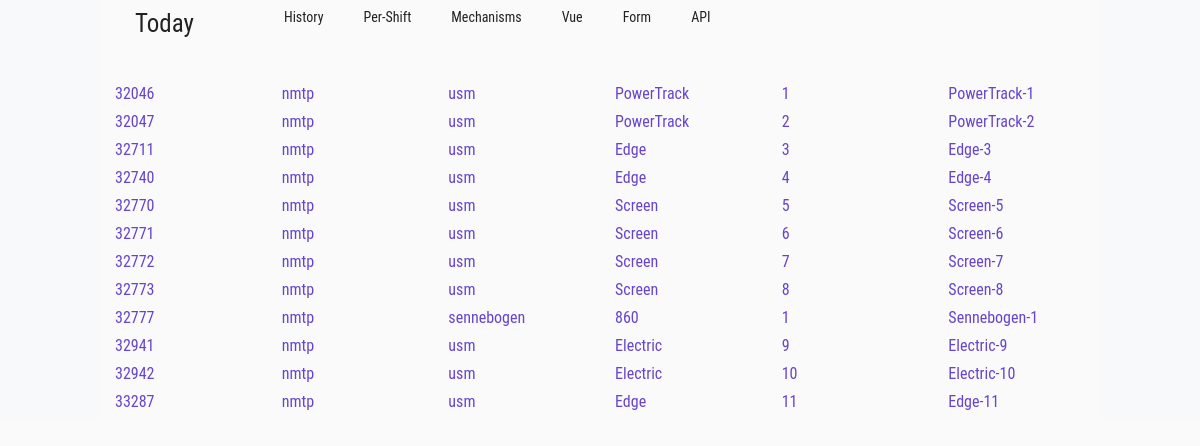
Page /show_all_mechanisms on the committed database.
### app/model.py (models this page shows, shortened)
class Mechanism(db.Model):
    id = db.Column(db.Integer, primary_key=True)
    company = db.Column(db.String(64), index=True)
    type = db.Column(db.String(64), index=True)
    model = db.Column(db.String(64), index=True)
    number = db.Column(db.SmallInteger, index=True)  # 32768 should be enough
    name = db.Column(db.String(64), index=True, unique=True)
    posts = db.relationship('Post', backref='mech', lazy='dynamic')

### app/views.py (the view)
@app.route("/show_all_mechanisms")
def show_all_mechanisms():
    all_mech = Mechanism.query.all()
    return render_template("mechanisms.html",
                           title='Механизмы',
                           mechs=all_mech)

### app/templates/mechanisms.html (shortened to what this page needs)
{% extends "base.html" %}
{% block main %}
<br />
<div class="row">
	{% for mech in mechs %}
	<div class="col mechanism">      {{mech.id}}       </div>
	<div class="col mechanism">      {{mech.company}}  </div>
	<div class="col mechanism">      {{mech.type}}     </div>
	<div class="col mechanism">      {{mech.model}}    </div>
	<div class="col mechanism">      {{mech.number}}   </div>
	<div class="col mechanism">      {{mech.name}}     </div>
	{% endfor %}
</div>
{% endblock %}

### app/templates/base.html (shortened to what this page needs)
</html>
<!DOCTYPE html>
<html lang="en">
<head>
	<link rel="stylesheet" href="https://stackpath.bootstrapcdn.com/bootstrap/4.3.1/css/bootstrap.min.css">
	<link rel="stylesheet" type="text/css" href="{{ url_for('static', filename='style.css') }}"/>
</head>
<body>
	<div class= "container-fluid">
		<div class= "row">
			<div class ="col-1 bg-light">
			</div>
			<div class ="col-10">
				<header>
					<nav>
						<label for="checkbox-menu">
							<ul class="menu touch">
								<li><a class="today" href="/"> Today </a> </li>
								<li><a  href="{{'history'}}"> History </a> </li>
								<li><a href="{{'per_shift'}}"> Per-Shift </a> </li>
								<li><a href="{{'show_all_mechanisms'}}"> Mechanisms </a> </li>
								<li><a href="{{'vue'}}"> Vue </a> </li>
								<li><a href="{{'form_mech'}}"> Form </a> </li>
								<li><a href="{{'list_api'}}"> API</a> </li>
							</ul>
						</label>
					</nav>
				</header>
				{% block main %} {% endblock %}
			</div>
			<div class ="col-1 bg-light">
			</div>
		</div>
	</div>
</body>
</html>

### app/static/style.css (style rules this page uses)
.mechanism { display: grid; color: #6644cc; grid-gap: 3px; margin-bottom: 4px; }
* { padding:0; margin:0; font-family: 'Roboto Condensed', sans-serif, times new roman; }
label { width: 100%; }
nav { width: 100%; }
body, html { overflow-x: hidden; background-color: #fafafa; }
.menu { padding-top: 5px; margin: 0; height: 50px; display: flex; justify-content: space-around; flex-direction: row; justify-content: flex-start; align-content: space-around; list-style-type: none; }
.menu li a { color: #222222; text-decoration: none; align-self: center; font-size: 14px; padding: 10px 20px; transition: background .2s linear; }
.menu li a.today { font-size: 25px; margin-right: 50px; }

### rows in the picture
Mechanism: id "32046", company "nmtp", type "usm", model "PowerTrack", number "1", name "PowerTrack-1"
Mechanism: id "32047", company "nmtp", type "usm", model "PowerTrack", number "2", name "PowerTrack-2"
Mechanism: id "32711", company "nmtp", type "usm", model "Edge", number "3", name "Edge-3"
Mechanism: id "32740", company "nmtp", type "usm", model "Edge", number "4", name "Edge-4"
Mechanism: id "32770", company "nmtp", type "usm", model "Screen", number "5", name "Screen-5"
Mechanism: id "32771", company "nmtp", type "usm", model "Screen", number "6", name "Screen-6"
Mechanism: id "32772", company "nmtp", type "usm", model "Screen", number "7", name "Screen-7"
Mechanism: id "32773", company "nmtp", type "usm", model "Screen", number "8", name "Screen-8"
Mechanism: id "32777", company "nmtp", type "sennebogen", model "860", number "1", name "Sennebogen-1"
Mechanism: id "32941", company "nmtp", type "usm", model "Electric", number "9", name "Electric-9"
Mechanism: id "32942", company "nmtp", type "usm", model "Electric", number "10", name "Electric-10"
Mechanism: id "33287", company "nmtp", type "usm", model "Edge", number "11", name "Edge-11"
